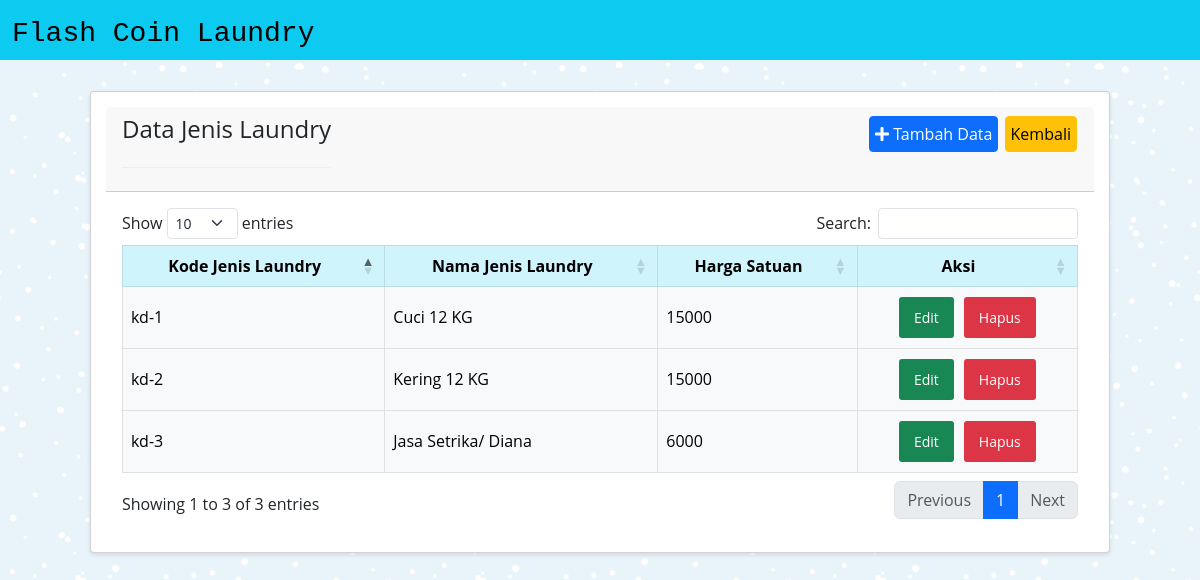
The page /jenislaundry/jenislaundry.php on the database its author committed.
### tables this page shows
CREATE TABLE `jenislaundry` (
  `kodejenislaundry` varchar(11) NOT NULL,
  `namajenislaundry` varchar(45) DEFAULT NULL,
  `hargasatuan` int(45) DEFAULT NULL
);

### jenislaundry/jenislaundry.php (the view, shortened to what this page needs)
<!DOCTYPE html>
<html lang="en">
<head>
   <link href="https://cdn.jsdelivr.net/npm/bootstrap@5.3.0-alpha3/dist/css/bootstrap.min.css" rel="stylesheet">
   <link rel="stylesheet" href="_assets/css/style.css">
   <link rel="stylesheet" href="https://cdnjs.cloudflare.com/ajax/libs/font-awesome/5.15.3/css/all.min.css">
   <link rel="stylesheet" type="text/css" href="https://cdn.datatables.net/1.11.3/css/dataTables.bootstrap5.min.css">
</head>
<body>
  <nav class="navbar bg-info">
    <div class="container-fluid">
      <a class="navbar-brand" href="#">
        <span style="font-size: 28px; font-family: courier new;">Flash Coin Laundry</span>
      </a>
    </div>
  </nav>
  <div class="main-content">
    <div class="container">
      <div class="row mt-3">
        <div class="col">
          <div class="card">
            <div class="card-header d-flex justify-content-between">
              <div class="card-title">
                <h4>Data Jenis Laundry</h4>
              </div>
              <div class="card-tools">
                <a href="jenislaundrytambah.php" type="button" class="btn btn-primary">
                  <i class="fa fa-plus"></i>
                  Tambah Data
                </a>
                <a href="../home.php">
                  <button type="submit" class="btn btn-warning" name="kembali">Kembali</button>
                </a>
              </div>
            </div>
            <div class="card-body">
              <table id="dt" class="table align-middle table-bordered table-hover" style="width:100%">
                <thead class="table-info">
                  <tr>
                    <th><center>Kode Jenis Laundry</center></th>
                    <th><center>Nama Jenis Laundry</center></th>
                    <th><center>Harga Satuan</center></th>
                    <th><center>Aksi</center></th>
                  </tr>
                </thead>
                <tbody class="table-light">
                  <?php
                    include '../koneksi.php';
                    $query = mysqli_query($conn, "SELECT * FROM jenislaundry");
                    while ($data=mysqli_fetch_array($query)){
                  ?>
                  <tr>
                    <td><?php echo $data['kodejenislaundry']; ?></td>
                    <td><?php echo $data['namajenislaundry']; ?></td>
                    <td><?php echo $data['hargasatuan']; ?></td>
                    <td>
                      <div class="d-flex justify-content-center">
                        <a class="edit btn btn-success btn-sm me-2" href="jenislaundryubah.php?kodejenislaundry=<?php echo $data['kodejenislaundry']; ?>" >Edit</a>
                        <a class="hapus btn btn-danger btn-sm" href="jenislaundryhapus.php?kodejenislaundry=<?php echo $data['kodejenislaundry']; ?>" onclick="return confirm('Apakah Anda yakin ingin menghapus data tersebut?')">Hapus</a>
                      </div>
                    </td>
                  </tr>
                  <?php } ?>
                </tbody>
              </table>
            </div>
          </div>
        </div>
      </div>
    </div>
  </div>
</body>
</html>

### _assets/css/style.css (style rules this page uses)
* { margin: 0; padding: 0; box-sizing: border-box; }
html,body { width: 100%; max-width: 100%; position: relative; font-family: 'Open sans', sans-serif; display: flex; flex-direction: column; background-image: url(../img/blue-snow.png); overflow-x: hidden; }
.mt-3 { margin-top: 45px }
nav { position: relative; display: flex; flex-direction: row; flex-wrap: wrap; justify-content: space-between; align-items: center; width: 100%; height: 60px; background-color: #3a66c1; }
.main-content { display: flex; flex-direction: column; }
.container { display: flex; flex-direction: column; width: 1080px; max-width: 100%; margin: auto; padding: 0 15px; min-height: 20px; }
.col { flex: 1; }
.card { background-color: #fff; margin: 15px; padding: 15px; border-radius: 4px; box-shadow: 0 2px 4px rgba(0,0,0,0.10); }
.card-body { position: relative; }
.card-title { padding-bottom: 15px; margin-bottom: 15px; border-bottom: 1px solid #eeeeee; }
.btn { display: inline-block; text-decoration: none; padding: 5px; margin: 1px; border-radius: 4px; }
.btn-sm { display: inline-block; text-decoration: none; padding: 10px 15px; margin: 2px; border-radius: 3px; cursor: pointer; border: 0; }

### rows shown on the page
jenislaundry: kodejenislaundry "kd-1", namajenislaundry "Cuci 12 KG", hargasatuan "15000"
jenislaundry: kodejenislaundry "kd-2", namajenislaundry "Kering 12 KG", hargasatuan "15000"
jenislaundry: kodejenislaundry "kd-3", namajenislaundry "Jasa Setrika/ Diana", hargasatuan "6000"
